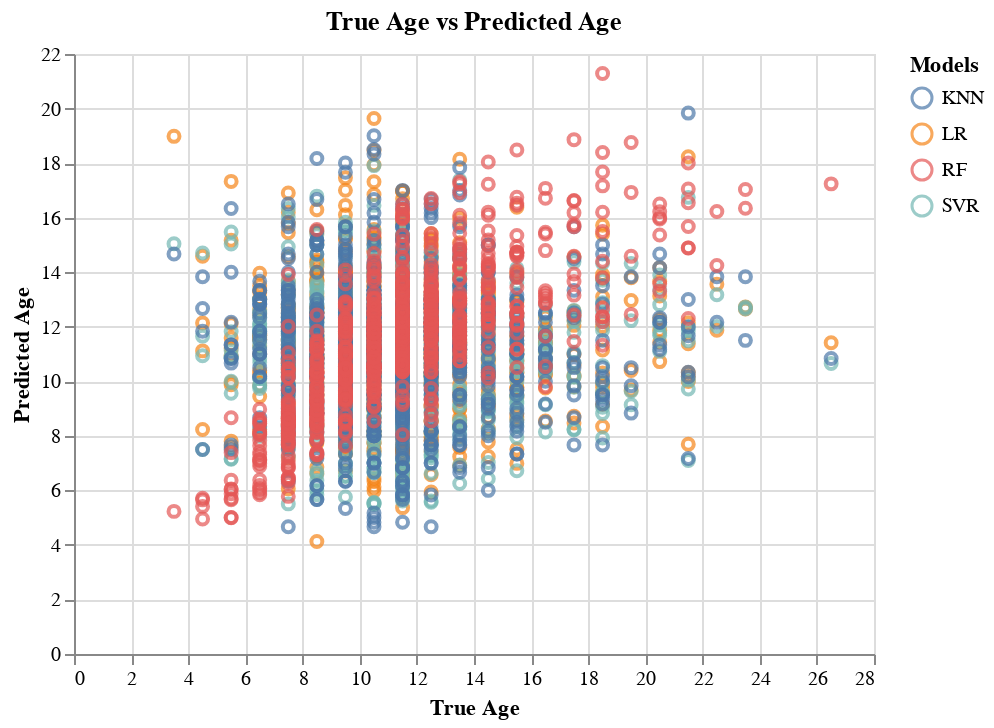

The notebook cell saved with this chart:
### Code cell
alt.Chart(plot_df).mark_point().encode(
    alt.X('Age', title='True Age'),
    alt.Y('Predicted Age'),
    color='Models'
).properties(title='True Age vs Predicted Age')

### Figure 1 — Vega-Lite specification as saved in the notebook (floating-point values rounded to 4 significant figures; data arrays with more than 128 entries replaced by an {"elided": "..."} marker saying what was removed)
{"$schema": "https://vega.github.io/schema/vega-lite/v3.4.0.json", "config": {"mark": {"tooltip": null}, "view": {"height": 300, "width": 400}}, "data": {"name": "data-26198012a7ee0118a2faf783872c220f"}, "datasets": {"data-26198012a7ee0118a2faf783872c220f": {"elided": "3344 records"}}, "encoding": {"color": {"field": "Models", "type": "nominal"}, "x": {"field": "Age", "title": "True Age", "type": "quantitative"}, "y": {"field": "Predicted Age", "type": "quantitative"}}, "mark": "point", "title": "True Age vs Predicted Age"}
